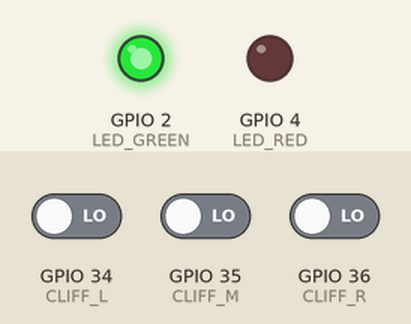
Simulated run of this sketch. Board: ESP32. Shown: output pins drawn as LEDs (lit = HIGH). The inputs (shaded band) are chosen by the test bench; at power-on: GPIO 34 (CLIFF_L) LOW, GPIO 35 (CLIFF_M) LOW, GPIO 36 (CLIFF_R) LOW. What the sketch prints to the serial monitor is not drawn.

Above: at 2.2 s.
2.3 s: GPIO 34 (CLIFF_L) driven HIGH
At 3.0 s:
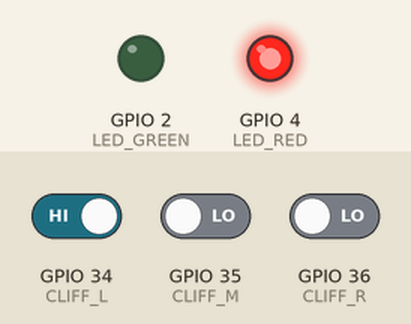
4.0 s: GPIO 35 (CLIFF_M) driven HIGH
6.0 s: GPIO 36 (CLIFF_R) driven HIGH
8.0 s: GPIO 34 (CLIFF_L) driven LOW
10.0 s: GPIO 35 (CLIFF_M) driven LOW
12.0 s: GPIO 36 (CLIFF_R) driven LOW
At 13.0 s:
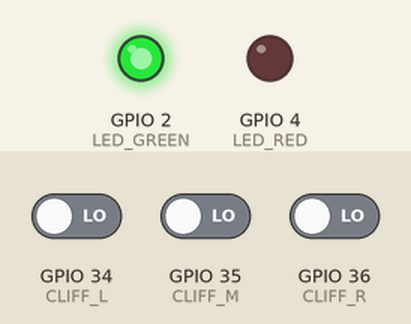
Timing chart, 0 to 14.5 s (numbered marks = the images above; inputs shaded):
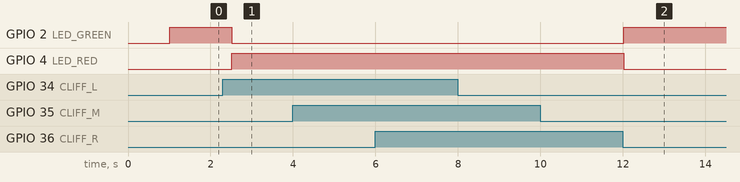

The sketch:

test_3_cliff.ino
```cpp
/*
 * test_3：悬崖传感器（TCRT5000 x3，自动，不需要按钮）
 *
 * 接线：
 *   左传感器 DO  → GPIO 34    VCC → 5V    GND → GND
 *   中传感器 DO  → GPIO 35    VCC → 5V    GND → GND
 *   右传感器 DO  → GPIO 36    VCC → 5V    GND → GND
 *
 * 测试方法：
 *   传感器朝下放在桌面上 → 应该全显示"桌面"
 *   用手挡住某个传感器 / 拿到桌边悬空 → 那个显示"悬空！"
 *
 * 说明：
 *   TCRT5000 DO 输出：LOW = 检测到桌面，HIGH = 悬空
 *   绿灯 = 安全（全部检测到桌面）
 *   红灯 = 危险（有传感器检测到悬空）
 */

#define CLIFF_L    34
#define CLIFF_M    35
#define CLIFF_R    36
#define LED_GREEN   2
#define LED_RED     4

void setup() {
  Serial.begin(115200);
  pinMode(CLIFF_L, INPUT);
  pinMode(CLIFF_M, INPUT);
  pinMode(CLIFF_R, INPUT);
  pinMode(LED_GREEN, OUTPUT);
  pinMode(LED_RED, OUTPUT);

  Serial.println("\n=== test_3：悬崖传感器 ===");
  Serial.println("放在桌面上 = 全绿，悬空 = 红灯报警");
  Serial.println("每 0.5 秒刷新一次\n");
  Serial.println("  左    中    右    状态");
  Serial.println("  ----  ----  ----  --------");
  delay(1000);
}

void loop() {
  bool L = digitalRead(CLIFF_L) == HIGH;  // HIGH = 悬空
  bool M = digitalRead(CLIFF_M) == HIGH;
  bool R = digitalRead(CLIFF_R) == HIGH;

  bool danger = L || M || R;

  Serial.printf("  %s  %s  %s  ",
    L ? "悬空" : " OK ",
    M ? "悬空" : " OK ",
    R ? "悬空" : " OK ");

  if (!danger) {
    Serial.println("✅ 安全");
    digitalWrite(LED_GREEN, HIGH);
    digitalWrite(LED_RED, LOW);
  } else {
    // 给出建议动作
    if (M) {
      Serial.println("⚠️  正前方悬空 → 应该后退！");
    } else if (L && !R) {
      Serial.println("⚠️  左边悬空 → 应该右转！");
    } else if (R && !L) {
      Serial.println("⚠️  右边悬空 → 应该左转！");
    } else {
      Serial.println("⚠️  多个悬空 → 应该后退！");
    }
    digitalWrite(LED_GREEN, LOW);
    digitalWrite(LED_RED, HIGH);
  }

  delay(500);
}
```

Measured:
- after the input at 2.3 s, GPIO 2 (LED_GREEN): HIGH → LOW after 0.21 s; GPIO 4 (LED_RED): LOW → HIGH after 0.21 s
- after the input at 4.0 s, every drawn part: stays the same
- after the input at 6.0 s, every drawn part: stays the same
- after the input at 8.0 s, every drawn part: stays the same
- after the input at 10.0 s, every drawn part: stays the same
- after the input at 12.0 s, GPIO 2 (LED_GREEN): LOW → HIGH at once; GPIO 4 (LED_RED): HIGH → LOW at once
